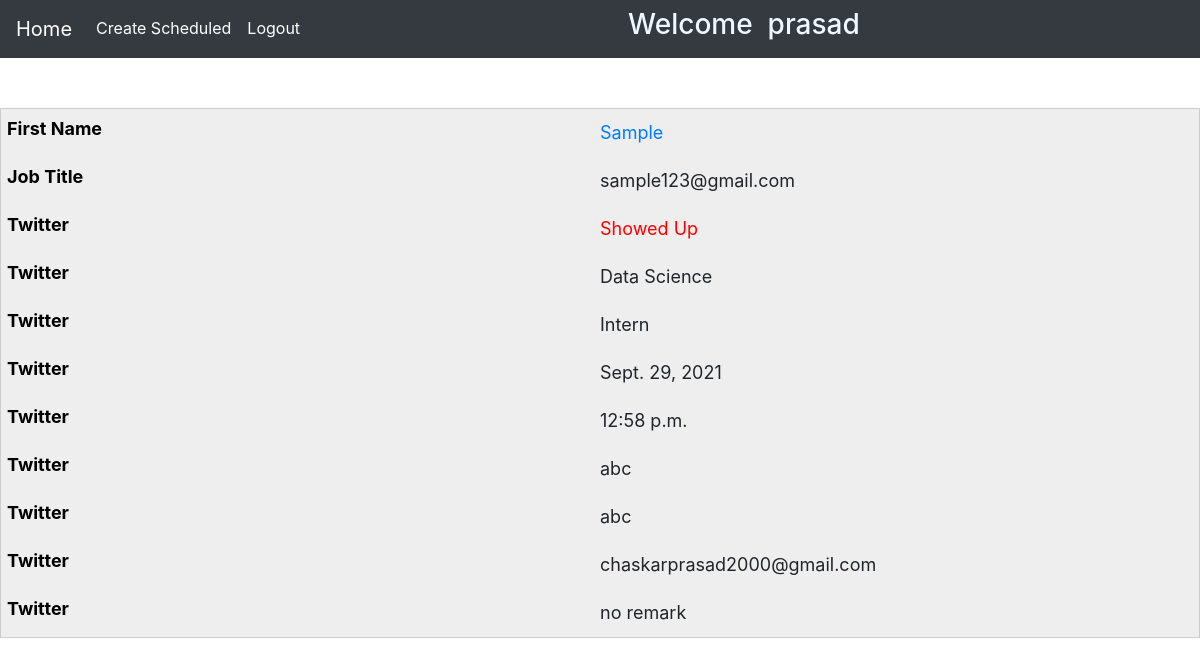
The app's page / (signed in), older data.
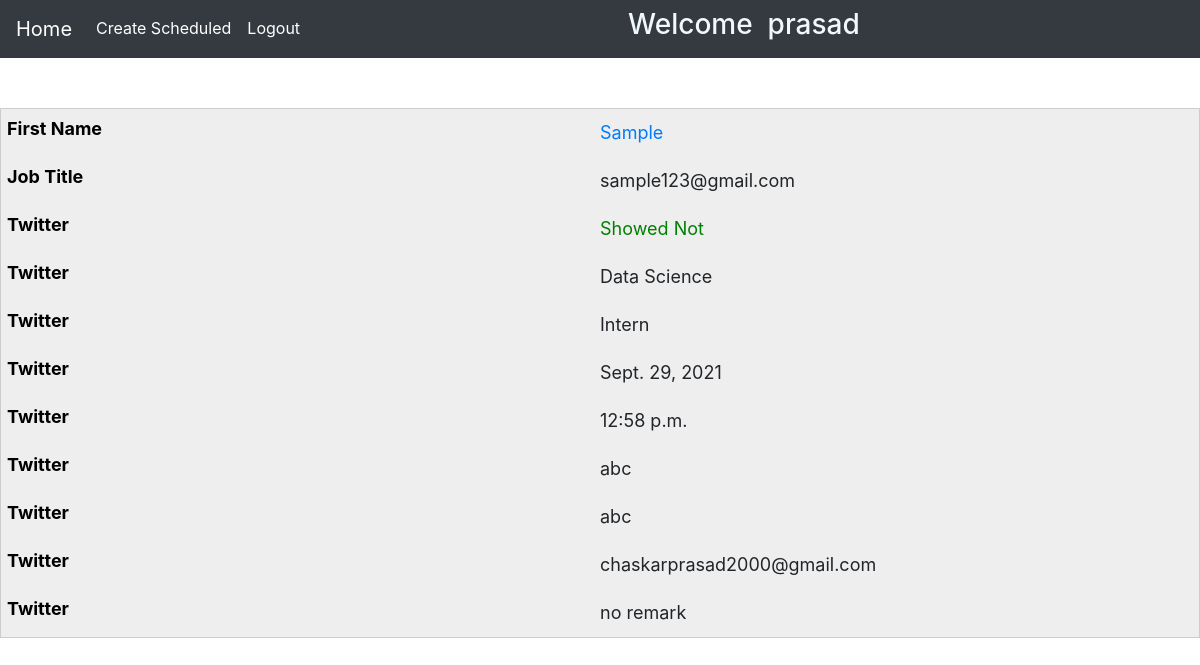
The same page, newer data.
### myApp/models.py (models this page shows)
class Candidate(models.Model):
    Available_choices = [
    ('In Office','In Office'),
    ('Work From Home','Work From Home')
]
    Status_choices = [
        ('Showed Up','Showed Up'),
        ('Showed Not','Showed Not')
    ]
    Company_choices =[
        ('Uptricks','Uptricks'),
        ('Kukbit','Kukbit'),
        ('Skillbit','Skillbit'),
        ('Learntricks','Learntricks'),
        ('Challengekatta','Challengekatta'),
        ('Happieloop','Happieloop'),
        ('Internshipmela','Internshipmela')
    ]
    Technology_choices = [
        ('Video Editor Animation','Video Editor Animation'),
        ('Android Development','Android Development'),
        ('Game Development','Game Development'),
        ('Graphics Designing','Graphics Designing'),
        ('Software Testing','Software Testing'),
        ('Manual Testing','Manual Testing'),
        ('Full-stack Development','Full-stack Development'),
        ('Human Resource','Human Resource'),
        ('Digital Marketing','Digital Marketing'),
        ('Wordpress Development','Wordpress Development'),
        ('Web Auditor','Web Auditor'),
        ('Web developer','Web developer'),
        ('Business development executive','Business development executive'),
        ('Machine learning','Machine learning'),
        ('Machine learning','Machine learning'),
        ('AWS','AWS')
    ]
    Post_choices = [
        ('Internship','Internship'),
        ('Job','Job')
    ]
    name                    =       models.CharField(max_length=100)
    candidate_contact       =       models.CharField(max_length=10)
    candidate_mail          =       models.EmailField()
    candidate_cv            =       models.FileField(upload_to='media/')
    avialable_for           =       models.CharField(max_length=80,choices=Available_choices)
    company                 =       models.CharField(max_length=50,choices=Company_choices)
    technology              =       models.CharField(max_length=50,choices=Technology_choices)
    post                    =       models.CharField(max_length=50,choices=Post_choices)
    scheduled_date          =       models.DateField(auto_now_add=False)
    scheduled_time          =       models.TimeField(auto_now_add=False)
    scheduled_by            =       models.CharField(max_length=100)
    interviewr_name         =       models.CharField(max_length=100)
    interviewr_mail         =       models.EmailField()
    status                  =       models.CharField(max_length=30,choices=Status_choices,blank=True)
    remark                  =       models.CharField(max_length=200,blank=True)

### myApp/views.py (the view)
# urls.py: 2. Add a URL to urlpatterns:  path('', views.home, name='home')
def home(request):
    records = Candidate.objects.all().order_by('-scheduled_date')
    return render(request,'home.html',{'records':records})

### myApp/templates/home.html (shortened to what this page needs)
{% extends 'base.html' %}
{% block body %}
<nav class="navbar navbar-expand-lg navbar-dark bg-dark">
  <a class="navbar-brand" href="{% url 'home' %}">Home</a>
  <div class="collapse navbar-collapse" id="navbarNav">
    <ul class="navbar-nav">
      {% if user.is_authenticated %}
      <li class="nav-item active">
        <a class="nav-link" href="{% url 'createsched' %}">Create Scheduled</a>
      </li>
      <li class="nav-item active">
        <a class="nav-link" href="{% url 'logout' %}">Logout</a>
      </li>
      <h3 style="color: aliceblue; margin-left: 20pc;">Welcome &nbsp;{{ user.username }}</h3>
      {% else %}
      <li class="nav-item active">
        <a class="nav-link" href="{% url 'login' %}">Login</a>
      </li>
      {% endif %}
    </ul>
  </div>
</nav>
{% if user.is_authenticated %}
<table>
  <tbody>
    {% for rec in records %}
    <tr>
      <td data-column="First Name"><a href="{% url 'update' rec.id %}">{{ rec.name}}</a></td>
      <td data-column="Job Title">{{ rec.candidate_mail}}</td>
      {% if  rec.status == 'Showed Up' %}
      <td data-column="Twitter" style="color: red;">{{ rec.status}}</td>
      {% else %}
      <td data-column="Twitter" style="color: green;">{{ rec.status}}</td>
      {% endif %}
      <td data-column="Twitter">{{ rec.technology}}</td>
      <td data-column="Twitter">{{ rec.post}}</td>
      <td data-column="Twitter">{{ rec.scheduled_date}}</td>
      <td data-column="Twitter">{{ rec.scheduled_time}}</td>
      <td data-column="Twitter">{{ rec.scheduled_by}}</td>
      <td data-column="Twitter">{{ rec.interviewr_name}}</td>
      <td data-column="Twitter">{{ rec.interviewr_mail}}</td>
      <td data-column="Twitter">{{ rec.remark}}</td>
    </tr>
    {% endfor %}
  </tbody>
</table>
{% endif %}
{% endblock body %}

### myApp/templates/base.html (shortened to what this page needs)
{% load static %}
<!DOCTYPE html>
<html lang="en">
<head>
     <link rel="stylesheet" href="{% static 'style.css' %}">
	<link rel="stylesheet" href="https://stackpath.bootstrapcdn.com/font-awesome/4.7.0/css/font-awesome.min.css">
	    <link rel="stylesheet" href="https://maxcdn.bootstrapcdn.com/bootstrap/4.0.0/css/bootstrap.min.css">
</head>
<body>
    {% block body %}{% endblock body %}
</body>
</html>

### myApp/static/style.css (style rules this page uses)
table { width: 750px; border-collapse: collapse; margin:50px auto; }
tr:nth-of-type(odd) { background: #eee; }
td, th { padding: 10px; border: 1px solid #ccc; text-align: left; font-size: 18px; }
@media only screen and (max-width: 760px),
(min-device-width: 768px) and (max-device-width: 1024px) { table { width: 100%; } }
@media only screen and (max-width: 760px),
(min-device-width: 768px) and (max-device-width: 1024px) { table, thead, tbody, th, td, tr { display: block; } }
@media only screen and (max-width: 760px),
(min-device-width: 768px) and (max-device-width: 1024px) { tr { border: 1px solid #ccc; } }
@media only screen and (max-width: 760px),
(min-device-width: 768px) and (max-device-width: 1024px) { td { border: none; border-bottom: 1px solid #eee; position: relative; padding-left: 50%; } }
@media only screen and (max-width: 760px),
(min-device-width: 768px) and (max-device-width: 1024px) { td:before { position: absolute; top: 6px; left: 6px; width: 45%; padding-right: 10px; white-space: nowrap; content: attr(data-column); color: #000; font-weight: bold; } }

Row changes from the older to the newer data that the page shows:
changed Candidate "Sample": status "Showed Up" → "Showed Not"
